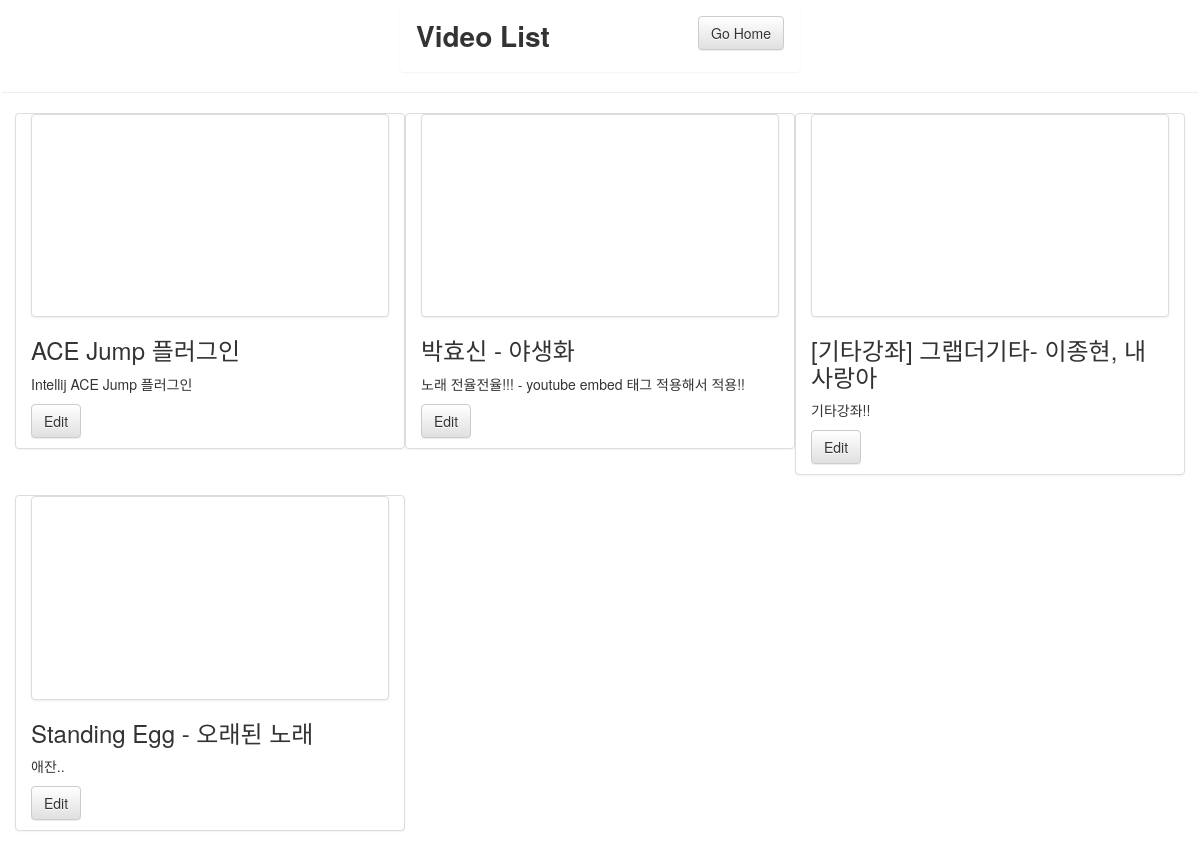
Screenshot of /sample_app/show_vlist/ with the database file from the repository.
### sample_app/models.py (models this page shows, shortened)
class VideoUrl(models.Model):
    category = models.ForeignKey(VideoCategory, verbose_name=u"카테고리",
                                 on_delete=models.CASCADE, default=None)
    vod_id = models.AutoField(primary_key=True)
    subject = models.CharField(max_length=50)
    url = models.CharField(max_length=100)
    description = models.CharField(max_length=400)

### sample_app/views.py (the view)
def show_vlist(request):
    video_list = VideoUrl.objects.all()
    msg = {'video_list': video_list}
    return render(request, 'sample_app/show_vlist.html', msg)

### sample_app/templates/sample_app/show_vlist.html (shortened to what this page needs)
<html>
 <head>
     <link rel="stylesheet" href="https://maxcdn.bootstrapcdn.com/bootstrap/3.3.2/css/bootstrap.min.css">
     <link rel="stylesheet" href="https://maxcdn.bootstrapcdn.com/bootstrap/3.3.2/css/bootstrap-theme.min.css">
 </head>
 <body>
    <div class="container-fluid panel panenl-default" style="width:400px; padding:15px">
        <div class="title">
            <span class="subject"> <b>Video List</b> </span>
            <a href="/sample_app/index/" class="btn btn-default edit" role="button" > Go Home </a>
        </div>
    </div>
    <div class="empty">
        <hr/>
    </div>
    <div class="container">
        <div class="row">
            {% for vod in video_list %}
                <div class="col-sm-6 col-md-4 panel panel-default">
                    <div class="thumbnail embed-responsive embed-responsive-16by9" width="330" height="220">
                        <iframe width="310" height="200" src="{{ vod.url }}" frameborder="0" class="media-object"></iframe>
                    </div>
                    <div class="caption">
                        <h3> {{ vod.subject }} </h3>
                        <p> {{ vod.description }} </p>
                        <p>
                            <a href="{% url 'sample_app:edit' vod.vod_id %}" class="btn btn-default" role="button">Edit</a>
                        </p>
                    </div>
                </div>
            {% endfor %}
        </div>
    </div>
 </body>
</html>

### rows the page displays
VideoUrl: subject "ACE Jump 플러그인", description "Intellij ACE Jump 플러그인"
VideoUrl: subject "박효신 - 야생화", description "노래 전율전율!!! - youtube embed 태그 적용해서 적용!!"
VideoUrl: subject "[기타강좌] 그랩더기타- 이종현, 내 사랑아", description "기타강좌!!"
VideoUrl: subject "Standing Egg - 오래된 노래", description "애잔.."
